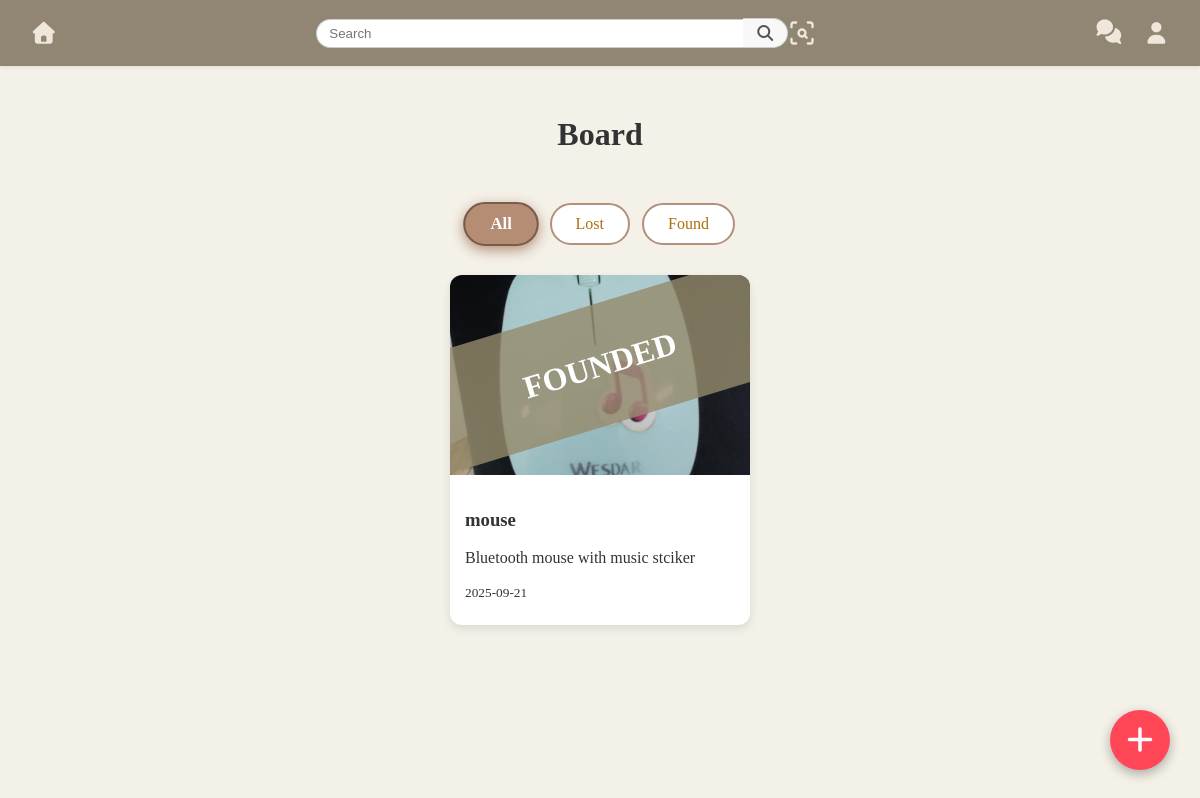
The app's page /feed with its own data.
### WongZhiYun/file/models.py (models this page shows)
class Post(db.Model):
    id = db.Column(db.Integer, primary_key=True)
    title = db.Column(db.String(100), nullable=False)
    description = db.Column(db.Text, nullable=False)
    type = db.Column(db.String(10), nullable=False)  # "lost" or "found"
    location = db.Column(db.String(50), nullable=True) # optional
    category = db.Column(db.String(50), nullable=True) # optional
    image = db.Column(db.String(100))  # filename if uploaded
    date_posted = db.Column(db.DateTime, default=datetime.utcnow)
    user_id = db.Column(db.Integer, db.ForeignKey('user.id'), nullable=True)
    is_approved = db.Column(db.Boolean, default=False)
    is_closed = db.Column(db.Boolean, default=False)

### WongZhiYun/file/views.py (the view)
@views.route('/feed')
def feed():
    filter_type = request.args.get('type', 'all')
    if filter_type == 'lost':
        posts = Post.query.filter_by(type='lost',is_approved=True).order_by(Post.date_posted.desc()).all()
    elif filter_type == 'found':
        posts = Post.query.filter_by(type='found',is_approved=True).order_by(Post.date_posted.desc()).all()
    else:
        posts = Post.query.filter_by(is_approved=True).order_by(Post.date_posted.desc()).all()
    return render_template("feed.html", posts=posts, filter_type=filter_type)

### WongZhiYun/file/templates/feed.html (shortened to what this page needs)
<!DOCTYPE html>
<html>
    <head>
        <link rel="stylesheet" href="{{ url_for('static', filename='feed.css') }}">
        <link rel="stylesheet" href="https://cdnjs.cloudflare.com/ajax/libs/font-awesome/7.0.0/css/all.min.css">
        <link href='https://unpkg.com/boxicons@2.1.4/css/boxicons.min.css' rel='stylesheet'>
    </head>
    <body>
        <nav class="navbar">
            <div class="nav-left">
                <a href="{{ url_for('views.home') }}">
                    <i class="fa-solid fa-home"></i>
                </a>
            </div>
            <div class="nav-middle">
                <form class="search">
                    <input class="search-input" type="search" placeholder="Search">
                    <i class="fa-solid fa-magnifying-glass"></i>
                    <i data-lucide="scan-search"></i>
                </form>
            </div>
            <div class="nav-right">
                <div id="chatButton">
                    <i class="fa-solid fa-comments"></i>
                </div>
                <i class= "fa-solid fa-user" onclick="toggleMenu()"></i>
            </div>
        </nav>
        <h1>Board</h1>
        <div class="filter-bar">
            <a href="{{ url_for('views.feed', type='all') }}" class="{{ 'active' if filter_type=='all' else '' }}">All</a>
            <a href="{{ url_for('views.feed', type='lost') }}" class="{{ 'active' if filter_type=='lost' else '' }}">Lost</a>
        <a href="{{ url_for('views.feed', type='found') }}" class="{{ 'active' if filter_type=='found' else '' }}">Found</a>
        </div>
        <a href="{{ url_for('views.report_post') }}" class="create-post-btn">
            <i class="fa-solid fa-plus"></i>
        </a>
        <div class="card-container">
            {% for post in posts %}
            <a href="{{ url_for('views.post_detail', post_id=post.id) }}" class="card-link">
                <div class="card">
                    {% if post.image %}
                        <img src="{{ url_for('static', filename='uploads/' + post.image) }}" alt="Item image">
                    {% else %}
                        <div class="no-image">No picture</div>
                    {% endif %}
                    <div class="card-content">
                        <h3>{{ post.title }}</h3>
                        <p>{{ post.description }}</p>
                        <small class="text-muted">{{ post.date_posted.strftime('%Y-%m-%d') }}</small>
                        {% if post.is_closed %}
                            <span class="ribbon">Founded</span>
                        {% elif post.type == "lost" %}
                            <span class="badge lost">Lost</span>
                        {% else %}
                            <span class="badge found">Found</span>
                        {% endif %}
                    </div>
                </div>
            </a>
            {% endfor %}
        </div>
    </body>
</html>

### WongZhiYun/file/static/feed.css (style rules this page uses)
body { background-color: #f4f1e8; margin: 0; padding: 0; color: #333; }
body h1 { display: flex; justify-content: center; margin: 30px 0; padding: 20px; }
.navbar { display: flex; justify-content: space-between; align-items: center; background-color: #918674; padding: 18px 30px; box-shadow: 0 1px 4px rgba(0,0,0,0.1); }
.nav-left, .nav-right { display: flex; align-items: center; }
.nav-middle { flex: 1; display: flex; justify-content: center; align-items: center; }
.nav-left i.fa-home { font-size: 22px; cursor: pointer; color: #efe7da; }
.search { display: flex; align-items: center; flex: 1; max-width: 500px; margin: 0 20px; }
.search-input { flex: 1; padding: 6px 12px; border: 1px solid #ccc; border-right: none; border-radius: 20px 0 0 20px; outline: none; }
.search i { background-color: #f8f8f8; border: 1px solid #ccc; border-left: none; padding: 6px 12px; border-radius: 0 20px 20px 0; cursor: pointer; color: #555; }
.nav-middle svg { width: 28px; height: 28px; stroke: #efe7da; stroke-width: 2; }
.nav-right i { font-size: 22px; cursor: pointer; color: #efe7da; margin-left: 20px; }
#chatButton { font-size: 22px; cursor: pointer; color: #efe7da; }
.filter-bar { display: flex; justify-content: center; flex-wrap: wrap; gap: 12px; margin: 30px 0; padding: 0; }
.filter-bar a { padding: 10px 24px; text-decoration: none; color: #ab6f10; border: 2px solid #b3907a; border-radius: 25px; font-weight: 500; transition: all 0.3s ease; background: #fff; }
.filter-bar a.active { background: #b58d75; color: #fff; border-color: #7b5c4b; font-weight: bold; box-shadow: 0 4px 12px #b3907a; transform: scale(1.05); }
.create-post-btn { position: fixed; bottom: 30px; right: 30px; width: 60px; height: 60px; background: #ff4757; color: white; border-radius: 50%; display: flex; justify-content: center; align-items: center; font-size: 28px; text-decoration: none; box-shadow: 0 4px 12px rgba(0,0,0,0.3); transition: 0.3s; z-index: 1000; }
.card-container { display: flex; flex-wrap: wrap; gap: 20px; justify-content: center; }
.card { position: relative; min-height: 350px; background: white; border-radius: 12px; box-shadow: 0 4px 10px rgba(0,0,0,0.1); overflow: hidden; width: 300px; transition: 0.3s; }
.card img { width: 100%; height: 200px; object-fit: cover; }
.card img, .card .no-image { width: 100%; height: 200px; object-fit: cover; display: flex; justify-content: center; align-items: center; background-color: #f0f0f0; color: #888; font-size: 16px; }
.card-content { padding: 15px; }
.card-link { text-decoration: none; color: inherit; }
.card .ribbon { position: absolute; top: 30px; left: -10%; width: 120%; height: 120px; background: rgba(149, 139, 108, 0.8); color: white; font-size: 2rem; font-weight: bold; display: flex; justify-content: center; align-items: center; text-transform: uppercase; transform: rotate(-17deg); pointer-events: none; z-index: 10; }

### records on screen
Post: image (picture), title "mouse", description "Bluetooth mouse with music stciker", date_posted "2025-09-21"
